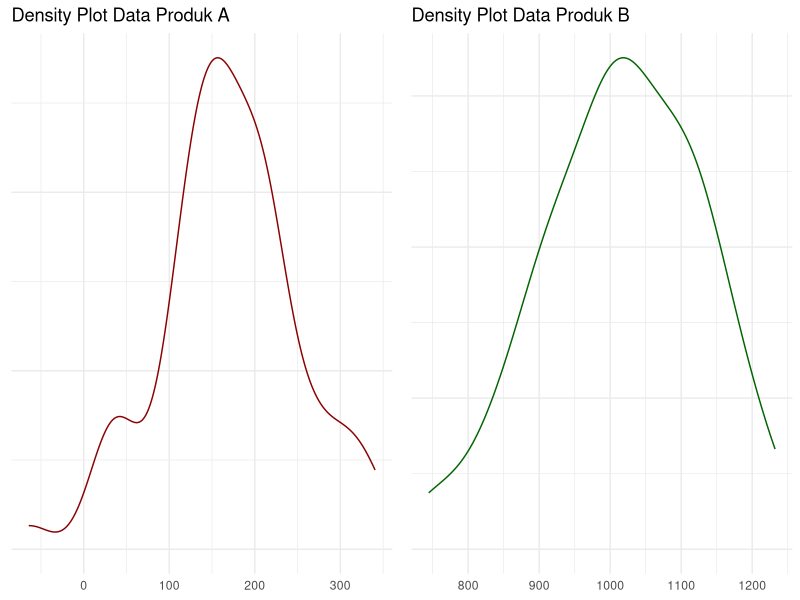
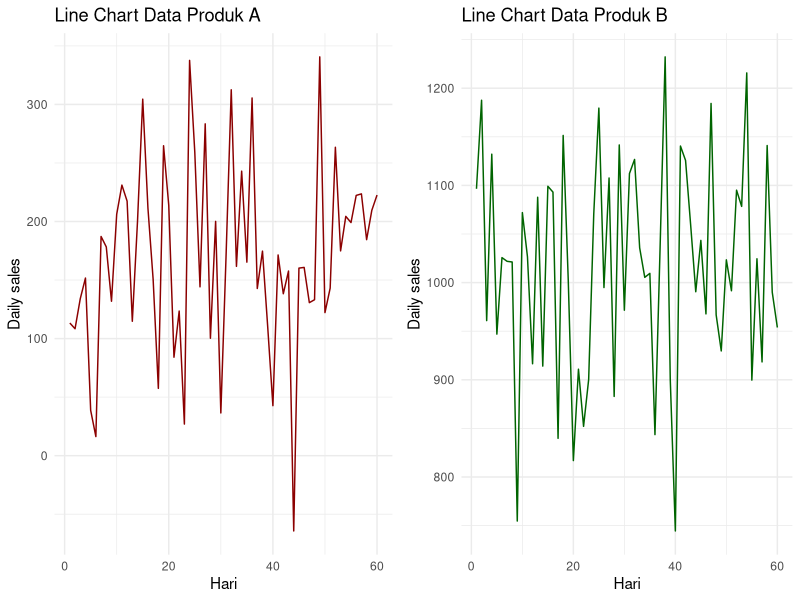
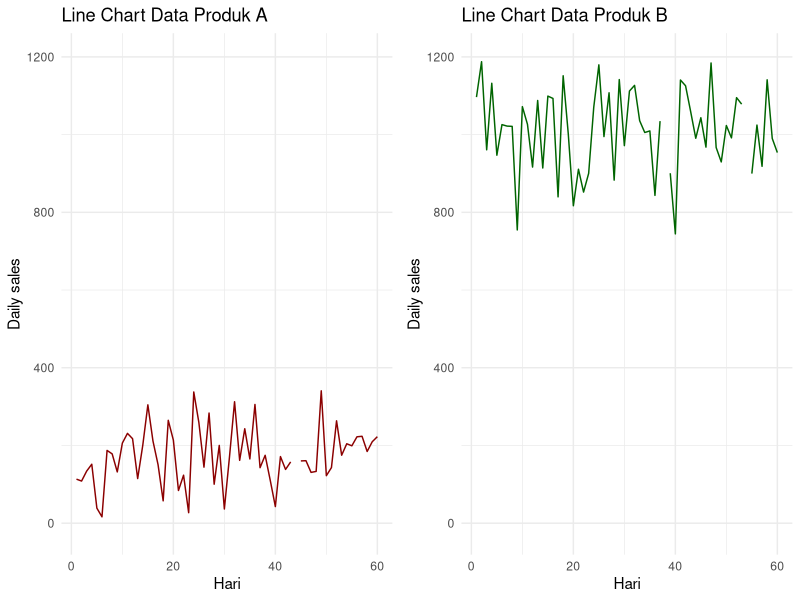

These charts were generated, in order, by the following R code:
## ---- chunk 1
knitr::opts_chunk$set(echo = TRUE)
## ---- chunk 2
rm(list=ls())

library(dplyr)
library(ggplot2)
library(ggpubr)

n = 60
A = rnorm(n,mean = 150,sd = 100)
B = rnorm(n,mean = 1000,sd = 100)

df = data.frame(id = 1:n,
                A = round(A,1),
                B = round(B,1))

df %>% rename("hari_ke" = id) %>% knitr::kable()
## ---- chunk 3
plt1 = 
  df %>%
  ggplot(aes(x = A)) +
  geom_density(color = "darkred") +
  labs(title = "Density Plot Data Produk A") +
  theme_minimal() +
  theme(axis.text.y = element_blank(),
        axis.title = element_blank())

plt2 = 
  df %>%
  ggplot(aes(x = B)) +
  geom_density(color = "darkgreen") +
  labs(title = "Density Plot Data Produk B") +
  theme_minimal() +
  theme(axis.text.y = element_blank(),
        axis.title = element_blank())

ggarrange(plt1,plt2,ncol = 2)
## ---- chunk 4
plt3 = 
  df %>% 
  ggplot(aes(x = id,
             y = A)) +
  geom_line(group = 1,color = "darkred") +
  labs(x = "Hari",
       y = "Daily sales",
       title = "Line Chart Data Produk A") +
  theme_minimal()

plt4 = 
  df %>% 
  ggplot(aes(x = id,
             y = B)) +
  geom_line(group = 1,color = "darkgreen") +
  labs(x = "Hari",
       y = "Daily sales",
       title = "Line Chart Data Produk B") +
  theme_minimal()

ggarrange(plt3,plt4,ncol = 2)
## ---- chunk 5
plt3 = 
  df %>% 
  ggplot(aes(x = id,
             y = A)) +
  geom_line(group = 1,color = "darkred") +
  labs(x = "Hari",
       y = "Daily sales",
       title = "Line Chart Data Produk A") +
  theme_minimal() +
  ylim(-20,1200)

plt4 = 
  df %>% 
  ggplot(aes(x = id,
             y = B)) +
  geom_line(group = 1,color = "darkgreen") +
  labs(x = "Hari",
       y = "Daily sales",
       title = "Line Chart Data Produk B") +
  theme_minimal() +
  ylim(-20,1200)

ggarrange(plt3,plt4,ncol = 2)
